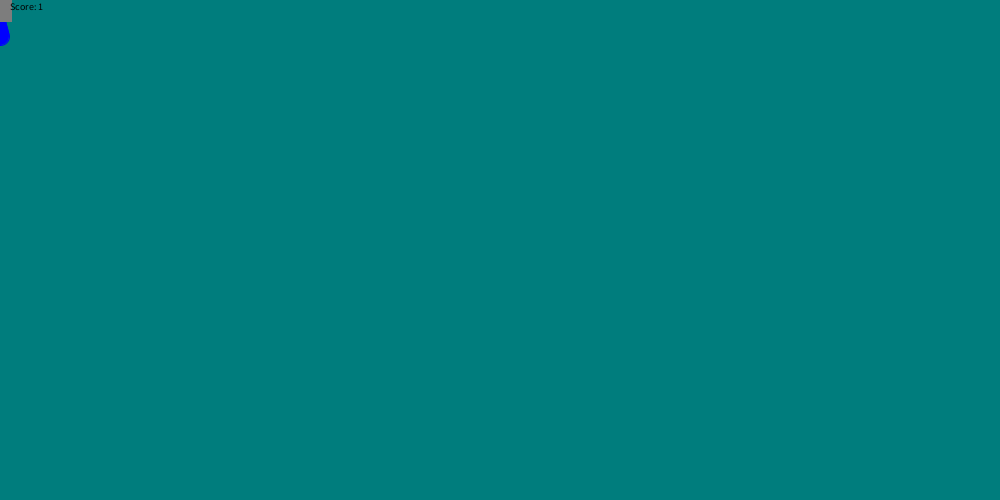
Frame 1 (no input)
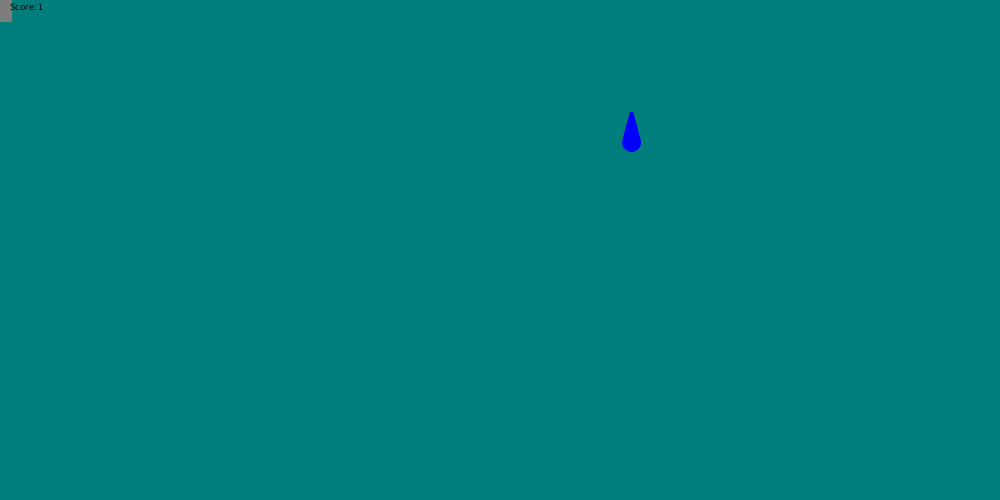
Frame 60 (the mouse pressed at the canvas centre just before this capture)
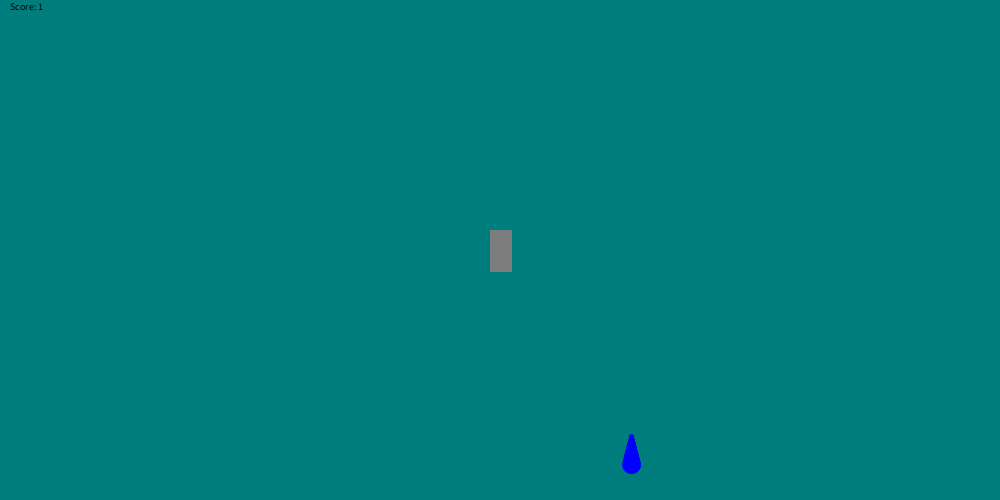
Frame 120 (the mouse held since frame 60 and released just before this capture)

The Processing sketch that drew these frames (run headless with seeded random() and noise(); from frame 60 on, the mouse is pressed at the canvas centre):

// Processing sketch: sketch_200130a
// ── sketch_200130a.pde
float bucketX = 0;
float bucketY = 0;
float raindropY = 0;
float raindropX = 0;
float raindropYVelocity = 0;
float gravity = 0.05;
int score = 0;
void setup() {
  size(1000, 500);
}
void draw() {
  background(0, 125, 125);
  raindropYVelocity += gravity;
  raindropY += raindropYVelocity;
  drawRaindrop(raindropX, raindropY, 10);
  if (raindropY >= 500) {
    raindropX = random(50, 950);
    raindropY = 0;
    raindropYVelocity = 0;
  }
  bucketX = mouseX;
  bucketY = mouseY;
  stroke(125, 125, 125);
  fill(125, 125, 125);
  rect(bucketX - 10, bucketY - 20, 21, 41);
  if (sqrt(pow(bucketX - raindropX, 2) + pow(bucketY - raindropY, 2)) < 30) {
    raindropX = random(50, 950);
    raindropY = 0;
    raindropYVelocity = 0;
    score++;
    gravity = 0.05 + score * 0.01;
  }
  fill(0, 0, 0);
  textSize(10);
  text("Score: " + score, 10, 10);
}
void drawRaindrop(float x, float y, float size) {
    stroke(0, 0, 255);
    fill(0, 0, 255);
    for (float i = 2; i < size; i++ ) {
      ellipse(x,y + i*4,i*2,i*2);
    }
}
